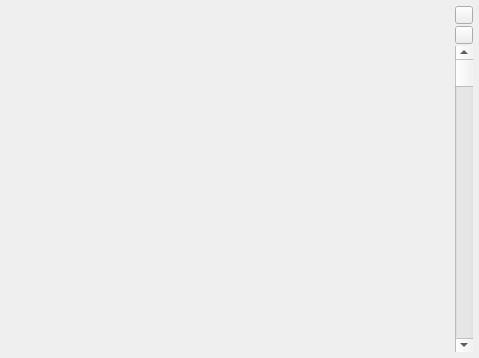
<?xml version="1.0" encoding="UTF-8"?>
<ui version="4.0">
 <class>ImageView</class>
 <widget class="QWidget" name="ImageView">
  <property name="geometry">
   <rect>
    <x>0</x>
    <y>0</y>
    <width>479</width>
    <height>358</height>
   </rect>
  </property>
  <property name="windowTitle">
   <string>Form</string>
  </property>
  <layout class="QHBoxLayout" name="horizontalLayout">
   <property name="spacing">
    <number>0</number>
   </property>
   <property name="leftMargin">
    <number>0</number>
   </property>
   <property name="topMargin">
    <number>0</number>
   </property>
   <property name="rightMargin">
    <number>0</number>
   </property>
   <property name="bottomMargin">
    <number>0</number>
   </property>
   <item>
    <widget class="SimpleCardWidget" name="SimpleCardWidget">
     <layout class="QHBoxLayout" name="horizontalLayout_2">
      <property name="spacing">
       <number>0</number>
      </property>
      <property name="leftMargin">
       <number>3</number>
      </property>
      <property name="topMargin">
       <number>6</number>
      </property>
      <property name="rightMargin">
       <number>6</number>
      </property>
      <property name="bottomMargin">
       <number>6</number>
      </property>
      <item>
       <widget class="QWidget" name="viewWidget" native="true">
        <property name="sizePolicy">
         <sizepolicy hsizetype="Expanding" vsizetype="Preferred">
          <horstretch>0</horstretch>
          <verstretch>0</verstretch>
         </sizepolicy>
        </property>
       </widget>
      </item>
      <item>
       <widget class="QWidget" name="sideWidget" native="true">
        <property name="sizePolicy">
         <sizepolicy hsizetype="Minimum" vsizetype="Preferred">
          <horstretch>0</horstretch>
          <verstretch>0</verstretch>
         </sizepolicy>
        </property>
        <property name="minimumSize">
         <size>
          <width>18</width>
          <height>0</height>
         </size>
        </property>
        <layout class="QVBoxLayout" name="verticalLayout">
         <property name="spacing">
          <number>2</number>
         </property>
         <property name="leftMargin">
          <number>0</number>
         </property>
         <property name="topMargin">
          <number>0</number>
         </property>
         <property name="rightMargin">
          <number>0</number>
         </property>
         <property name="bottomMargin">
          <number>0</number>
         </property>
         <item>
          <widget class="ToolButton" name="resetBtn">
           <property name="minimumSize">
            <size>
             <width>18</width>
             <height>18</height>
            </size>
           </property>
           <property name="maximumSize">
            <size>
             <width>18</width>
             <height>18</height>
            </size>
           </property>
          </widget>
         </item>
         <item>
          <widget class="ToolButton" name="soloBtn">
           <property name="minimumSize">
            <size>
             <width>18</width>
             <height>18</height>
            </size>
           </property>
           <property name="maximumSize">
            <size>
             <width>18</width>
             <height>18</height>
            </size>
           </property>
          </widget>
         </item>
         <item>
          <widget class="QScrollBar" name="verticalScrollBar">
           <property name="sizePolicy">
            <sizepolicy hsizetype="Preferred" vsizetype="Minimum">
             <horstretch>0</horstretch>
             <verstretch>0</verstretch>
            </sizepolicy>
           </property>
           <property name="minimumSize">
            <size>
             <width>18</width>
             <height>0</height>
            </size>
           </property>
           <property name="maximumSize">
            <size>
             <width>18</width>
             <height>16777215</height>
            </size>
           </property>
           <property name="orientation">
            <enum>Qt::Vertical</enum>
           </property>
          </widget>
         </item>
        </layout>
       </widget>
      </item>
     </layout>
    </widget>
   </item>
  </layout>
 </widget>
 <customwidgets>
  <customwidget>
   <class>ToolButton</class>
   <extends>QToolButton</extends>
   <header>qfluentwidgets</header>
  </customwidget>
  <customwidget>
   <class>CardWidget</class>
   <extends>QFrame</extends>
   <header>qfluentwidgets</header>
   <container>1</container>
  </customwidget>
  <customwidget>
   <class>SimpleCardWidget</class>
   <extends>CardWidget</extends>
   <header>qfluentwidgets</header>
   <container>1</container>
  </customwidget>
 </customwidgets>
 <resources/>
 <connections/>
</ui>
